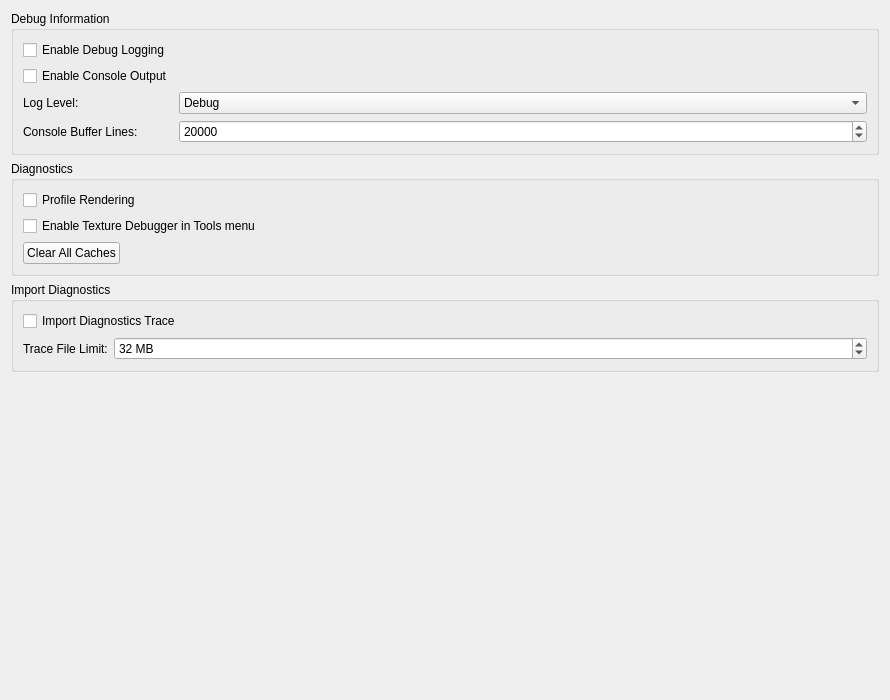
         <widget class="QWidget" name="scrollAreaWidgetContentsDebug">
          <property name="geometry">
           <rect>
            <x>0</x>
            <y>0</y>
            <width>890</width>
            <height>700</height>
           </rect>
          </property>
          <layout class="QGridLayout" name="gridLayoutDebugInner">
       <item row="0" column="0">
        <widget class="QGroupBox" name="debugInfoGroupBox">
         <property name="title">
          <string>Debug Information</string>
         </property>
         <layout class="QFormLayout" name="debugInfoFormLayout_3">
          <item row="0" column="0">
           <widget class="QCheckBox" name="enableLoggingCheckBox">
            <property name="text">
             <string>Enable Debug Logging</string>
            </property>
           </widget>
          </item>
          <item row="1" column="0">
           <widget class="QCheckBox" name="enableConsoleCheckBox">
            <property name="text">
             <string>Enable Console Output</string>
            </property>
           </widget>
          </item>
          <item row="2" column="0">
           <widget class="QLabel" name="logLevelLabel">
            <property name="text">
             <string>Log Level:</string>
            </property>
           </widget>
          </item>
          <item row="2" column="1">
           <widget class="QComboBox" name="logLevelComboBox">
            <item>
             <property name="text">
              <string>Debug</string>
             </property>
            </item>
            <item>
             <property name="text">
              <string>Info</string>
             </property>
            </item>
            <item>
             <property name="text">
              <string>Warning</string>
             </property>
            </item>
            <item>
             <property name="text">
              <string>Error</string>
             </property>
            </item>
           </widget>
          </item>
          <item row="3" column="0">
           <widget class="QLabel" name="consoleBufferLinesLabel">
            <property name="text">
             <string>Console Buffer Lines:</string>
            </property>
           </widget>
          </item>
          <item row="3" column="1">
           <widget class="QSpinBox" name="consoleBufferLinesSpinBox">
            <property name="toolTip">
             <string>Maximum number of lines kept in the console window's scrollback</string>
            </property>
            <property name="minimum">
             <number>100</number>
            </property>
            <property name="maximum">
             <number>1000000</number>
            </property>
            <property name="singleStep">
             <number>1000</number>
            </property>
            <property name="value">
             <number>20000</number>
            </property>
           </widget>
          </item>
         </layout>
        </widget>
       </item>
       <item row="1" column="0">
        <widget class="QGroupBox" name="diagnosticsGroupBox">
         <property name="title">
          <string>Diagnostics</string>
         </property>
         <layout class="QFormLayout" name="diagnosticsFormLayout_3">
          <item row="0" column="0">
           <widget class="QCheckBox" name="profileRenderingCheckBox">
            <property name="toolTip">
             <string>Logs [RenderDiagnostics] frame timings and
[BatchDiagnostics] draw-batching statistics to the
log (enable Debug Logging and set the level to Info
or Debug to see them). Costs a little time per frame,
so leave it off for normal use. Takes effect within
a second, no restart needed.</string>
            </property>
            <property name="text">
             <string>Profile Rendering</string>
            </property>
           </widget>
          </item>
          <item row="1" column="0">
           <widget class="QCheckBox" name="showTextureDebugPanelCheckBox">
            <property name="toolTip">
             <string>Adds a Texture Debugger entry to the Tools menu.
The panel shows GPU-side texture bindings for the selected mesh.</string>
            </property>
            <property name="text">
             <string>Enable Texture Debugger in Tools menu</string>
            </property>
           </widget>
          </item>
          <item row="2" column="0">
           <widget class="QPushButton" name="clearCacheButton">
                        <property name="toolTip">
             <string>Free GPU texture memory cached across all open documents</string>
            </property>
            <property name="text">
             <string>Clear All Caches</string>
            </property>
           </widget>
          </item>
         </layout>
        </widget>
       </item>
       <item row="2" column="0">
        <widget class="QGroupBox" name="perfDiagGroupBox">
         <property name="title">
          <string>Import Diagnostics</string>
         </property>
         <layout class="QFormLayout" name="perfDiagFormLayout">
          <item row="0" column="0" colspan="2">
           <widget class="QCheckBox" name="importDiagnosticsCheckBox">
            <property name="toolTip">
             <string>Writes a timing and memory checkpoint trace while
a model is imported (for diagnosing slow or failing
imports of very large assemblies). Environment variable
MODELVIEWER_IMPORT_DIAGNOSTICS=1 also enables it.</string>
            </property>
            <property name="text">
             <string>Import Diagnostics Trace</string>
            </property>
           </widget>
          </item>
          <item row="1" column="0">
           <widget class="QLabel" name="importDiagnosticsMaxMbLabel">
            <property name="text">
             <string>Trace File Limit:</string>
            </property>
           </widget>
          </item>
          <item row="1" column="1">
           <widget class="QSpinBox" name="importDiagnosticsMaxMbSpinBox">
            <property name="toolTip">
             <string>Size at which the import trace file is truncated and
restarted. Raise it for 30000-part imports.
Applies after restarting the application.
Override: MODELVIEWER_IMPORT_DIAGNOSTICS_MAX_MB.</string>
            </property>
            <property name="suffix">
             <string> MB</string>
            </property>
            <property name="minimum">
             <number>1</number>
            </property>
            <property name="maximum">
             <number>4096</number>
            </property>
            <property name="value">
             <number>32</number>
            </property>
           </widget>
          </item>
         </layout>
        </widget>
       </item>
       <item row="5" column="0">
        <spacer name="verticalSpacer_10">
         <property name="orientation">
          <enum>Qt::Orientation::Vertical</enum>
         </property>
         <property name="sizeHint" stdset="0">
          <size>
           <width>20</width>
           <height>95</height>
          </size>
         </property>
        </spacer>
       </item>
          </layout>
         </widget>
